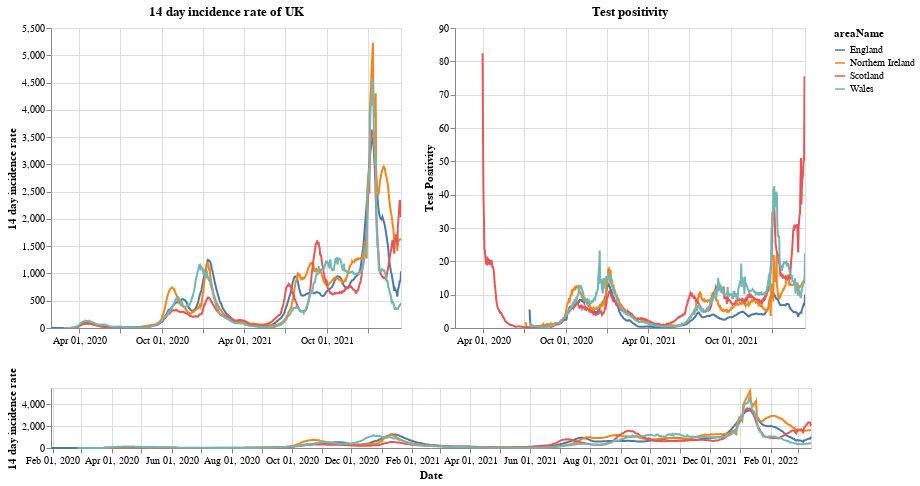

The cell this chart's notebook holds for it:
### Markdown cell above
# Plots

First a plot with each country in the UK. The top right shows the positivity rate for (which is the percentage of registered tests which were positive) while the top left is the 14 day incidence rate. The bottom chart can be used to select the timeframe (does not work on a mobile device).

### Code cell
#collapse
brush = alt.selection(type='interval', name='DateBrush',encodings=['x'],fields=['Time'])
leg_selection = alt.selection_multi(fields=['areaName'], bind='legend')

base = alt.Chart(uk_cases).mark_line().encode(
    x=alt.X("yearmonthdate(date):T", axis=alt.Axis(title='Date')),
    y=alt.Y("twoWeeklyCasesRate:Q", axis=alt.Axis(title='14 day incidence rate')),
    tooltip=['areaName', 'date','twoWeeklyCasesRate', 'testPositivity'],
    color='areaName',
    opacity=alt.condition(leg_selection, alt.value(2), alt.value(0.1))
).add_selection(leg_selection).properties(width=350)

upper = base.encode(alt.X('yearmonthdate(date):T', axis=alt.Axis(title=''),
                         scale=alt.Scale(domain=brush))
                   ).properties(title=f'14 day incidence rate of UK')
upper_right = upper.encode(alt.Y('testPositivity:Q', axis=alt.Axis(title='Test Positivity'))).properties(title='Test positivity')
lower = base.properties(height=60, width = 760).add_selection(brush)

(upper | upper_right) & lower

### Figure 1 — Vega-Lite specification as saved in the notebook (floating-point values rounded to 4 significant figures; data arrays with more than 128 entries replaced by an {"elided": "..."} marker saying what was removed)
{"config": {"view": {"continuousWidth": 400, "continuousHeight": 300}}, "vconcat": [{"hconcat": [{"mark": "line", "encoding": {"color": {"type": "nominal", "field": "areaName"}, "opacity": {"condition": {"value": 2, "selection": "selector001"}, "value": 0.1}, "tooltip": [{"type": "nominal", "field": "areaName"}, {"type": "temporal", "field": "date"}, {"type": "quantitative", "field": "twoWeeklyCasesRate"}, {"type": "quantitative", "field": "testPositivity"}], "x": {"type": "temporal", "axis": {"title": ""}, "field": "date", "scale": {"domain": {"selection": "DateBrush"}}, "timeUnit": "yearmonthdate"}, "y": {"type": "quantitative", "axis": {"title": "14 day incidence rate"}, "field": "twoWeeklyCasesRate"}}, "selection": {"selector001": {"type": "multi", "fields": ["areaName"], "bind": "legend"}}, "title": "14 day incidence rate of UK", "width": 350}, {"mark": "line", "encoding": {"color": {"type": "nominal", "field": "areaName"}, "opacity": {"condition": {"value": 2, "selection": "selector001"}, "value": 0.1}, "tooltip": [{"type": "nominal", "field": "areaName"}, {"type": "temporal", "field": "date"}, {"type": "quantitative", "field": "twoWeeklyCasesRate"}, {"type": "quantitative", "field": "testPositivity"}], "x": {"type": "temporal", "axis": {"title": ""}, "field": "date", "scale": {"domain": {"selection": "DateBrush"}}, "timeUnit": "yearmonthdate"}, "y": {"type": "quantitative", "axis": {"title": "Test Positivity"}, "field": "testPositivity"}}, "selection": {"selector001": {"type": "multi", "fields": ["areaName"], "bind": "legend"}}, "title": "Test positivity", "width": 350}]}, {"mark": "line", "encoding": {"color": {"type": "nominal", "field": "areaName"}, "opacity": {"condition": {"value": 2, "selection": "selector001"}, "value": 0.1}, "tooltip": [{"type": "nominal", "field": "areaName"}, {"type": "temporal", "field": "date"}, {"type": "quantitative", "field": "twoWeeklyCasesRate"}, {"type": "quantitative", "field": "testPositivity"}], "x": {"type": "temporal", "axis": {"title": "Date"}, "field": "date", "timeUnit": "yearmonthdate"}, "y": {"type": "quantitative", "axis": {"title": "14 day incidence rate"}, "field": "twoWeeklyCasesRate"}}, "height": 60, "selection": {"selector001": {"type": "multi", "fields": ["areaName"], "bind": "legend"}, "DateBrush": {"type": "interval", "encodings": ["x"], "fields": ["Time"]}}, "width": 760}], "data": {"name": "data-4cf4f7e704b337142c96e17a9e53f36d"}, "$schema": "https://vega.github.io/schema/vega-lite/v4.8.1.json", "datasets": {"data-4cf4f7e704b337142c96e17a9e53f36d": {"elided": "3016 records"}}}
